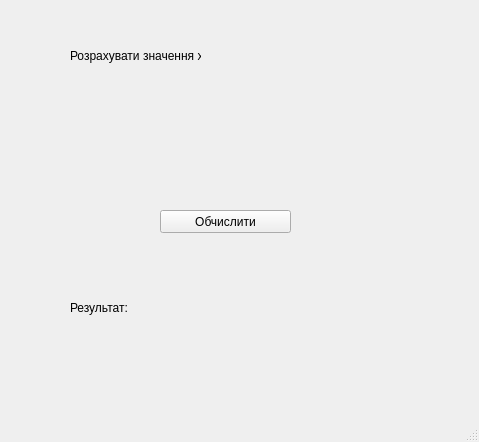
<?xml version="1.0" encoding="UTF-8"?>
<ui version="4.0">
 <class>MainWindow</class>
 <widget class="QMainWindow" name="MainWindow">
  <property name="geometry">
   <rect>
    <x>0</x>
    <y>0</y>
    <width>479</width>
    <height>442</height>
   </rect>
  </property>
  <property name="windowTitle">
   <string>Розрахунок за формулою</string>
  </property>
  <widget class="QWidget" name="centralwidget">
   <widget class="QLabel" name="f_label">
    <property name="geometry">
     <rect>
      <x>60</x>
      <y>90</y>
      <width>351</width>
      <height>71</height>
     </rect>
    </property>
    <property name="text">
     <string/>
    </property>
    <property name="pixmap">
     <pixmap>formula.png</pixmap>
    </property>
    <property name="alignment">
     <set>Qt::AlignCenter</set>
    </property>
   </widget>
   <widget class="QLabel" name="label">
    <property name="geometry">
     <rect>
      <x>70</x>
      <y>40</y>
      <width>131</width>
      <height>31</height>
     </rect>
    </property>
    <property name="font">
     <font>
      <pointsize>9</pointsize>
     </font>
    </property>
    <property name="text">
     <string>Розрахувати значення x</string>
    </property>
    <property name="textFormat">
     <enum>Qt::AutoText</enum>
    </property>
   </widget>
   <widget class="QPushButton" name="pushButton">
    <property name="geometry">
     <rect>
      <x>160</x>
      <y>210</y>
      <width>131</width>
      <height>23</height>
     </rect>
    </property>
    <property name="font">
     <font>
      <pointsize>9</pointsize>
     </font>
    </property>
    <property name="text">
     <string>Обчислити</string>
    </property>
   </widget>
   <widget class="QLabel" name="label_2">
    <property name="geometry">
     <rect>
      <x>70</x>
      <y>300</y>
      <width>71</width>
      <height>16</height>
     </rect>
    </property>
    <property name="font">
     <font>
      <pointsize>9</pointsize>
     </font>
    </property>
    <property name="text">
     <string>Результат:</string>
    </property>
   </widget>
   <widget class="QLabel" name="ans_label">
    <property name="geometry">
     <rect>
      <x>190</x>
      <y>300</y>
      <width>141</width>
      <height>16</height>
     </rect>
    </property>
    <property name="font">
     <font>
      <pointsize>9</pointsize>
     </font>
    </property>
    <property name="text">
     <string/>
    </property>
   </widget>
  </widget>
  <widget class="QStatusBar" name="statusBar"/>
 </widget>
 <resources/>
 <connections/>
</ui>
